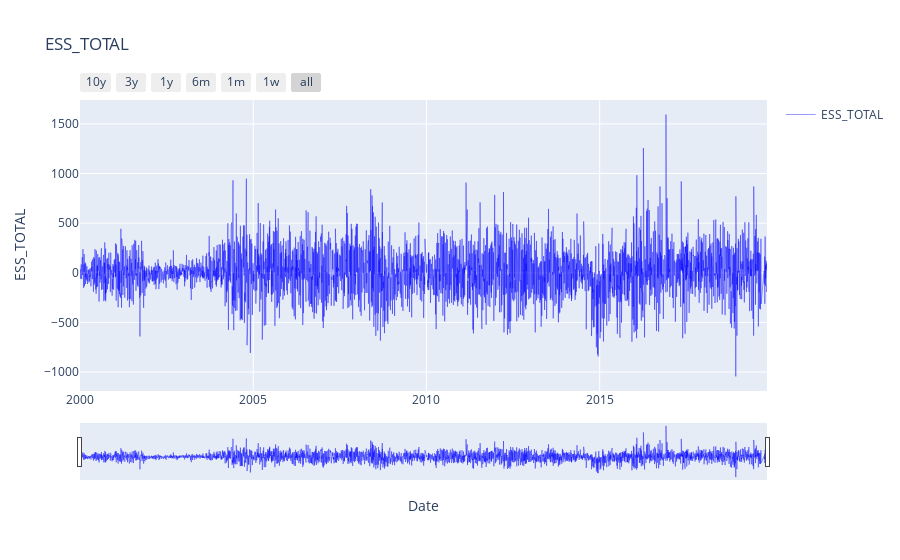

This figure's notebook cell:
### Code cell
plot_ts("ESS_TOTAL")

### Figure 1 — Plotly figure (JSON) as saved in the notebook; plotly's stock layout.template omitted (floating-point values rounded to 4 significant figures; data arrays with more than 128 entries replaced by an {"elided": "..."} marker saying what was removed)
{"data": [{"line": {"color": "blue", "width": 0.5}, "name": "ESS_TOTAL", "opacity": 0.8, "text": {"elided": "6337 str values"}, "type": "scatter", "x": {"elided": "6337 str values"}, "y": {"elided": "6337 int values"}}], "layout": {"showlegend": true, "title": {"text": "ESS_TOTAL"}, "xaxis": {"rangeselector": {"buttons": [{"count": 10, "label": "10y", "step": "year", "stepmode": "backward"}, {"count": 3, "label": "3y", "step": "year", "stepmode": "backward"}, {"count": 1, "label": "1y", "step": "year", "stepmode": "backward"}, {"count": 6, "label": "6m", "step": "month", "stepmode": "backward"}, {"count": 1, "label": "1m", "step": "month", "stepmode": "backward"}, {"count": 7, "label": "1w", "step": "day", "stepmode": "todate"}, {"step": "all"}]}, "rangeslider": {"visible": true}, "title": {"text": "Date"}, "type": "date"}, "yaxis": {"title": {"text": "ESS_TOTAL"}}}}
